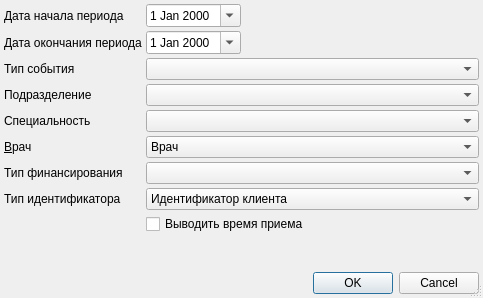
<?xml version="1.0" encoding="UTF-8"?>
<ui version="4.0">
 <class>ReportOnPersonSetupDialog</class>
 <widget class="QDialog" name="ReportOnPersonSetupDialog">
  <property name="windowModality">
   <enum>Qt::ApplicationModal</enum>
  </property>
  <property name="geometry">
   <rect>
    <x>0</x>
    <y>0</y>
    <width>483</width>
    <height>298</height>
   </rect>
  </property>
  <property name="windowTitle">
   <string>параметры отчёта</string>
  </property>
  <property name="sizeGripEnabled">
   <bool>true</bool>
  </property>
  <layout class="QGridLayout" name="gridLayout">
   <property name="margin">
    <number>4</number>
   </property>
   <property name="spacing">
    <number>4</number>
   </property>
   <item row="1" column="0">
    <widget class="QLabel" name="lblEndDate">
     <property name="text">
      <string>Дата окончания периода</string>
     </property>
     <property name="buddy">
      <cstring>edtEndDate</cstring>
     </property>
    </widget>
   </item>
   <item row="1" column="2">
    <spacer>
     <property name="orientation">
      <enum>Qt::Horizontal</enum>
     </property>
     <property name="sizeHint" stdset="0">
      <size>
       <width>91</width>
       <height>20</height>
      </size>
     </property>
    </spacer>
   </item>
   <item row="0" column="2">
    <spacer>
     <property name="orientation">
      <enum>Qt::Horizontal</enum>
     </property>
     <property name="sizeHint" stdset="0">
      <size>
       <width>91</width>
       <height>20</height>
      </size>
     </property>
    </spacer>
   </item>
   <item row="5" column="0">
    <widget class="QLabel" name="lblPerson">
     <property name="text">
      <string>&amp;Врач</string>
     </property>
     <property name="buddy">
      <cstring>cmbPerson</cstring>
     </property>
    </widget>
   </item>
   <item row="4" column="0">
    <widget class="QLabel" name="lblSpec">
     <property name="text">
      <string>Специальность</string>
     </property>
     <property name="buddy">
      <cstring>cmbPerson</cstring>
     </property>
    </widget>
   </item>
   <item row="1" column="1">
    <widget class="CDateEdit" name="edtEndDate">
     <property name="calendarPopup">
      <bool>true</bool>
     </property>
    </widget>
   </item>
   <item row="9" column="0" colspan="3">
    <spacer>
     <property name="orientation">
      <enum>Qt::Vertical</enum>
     </property>
     <property name="sizeHint" stdset="0">
      <size>
       <width>111</width>
       <height>20</height>
      </size>
     </property>
    </spacer>
   </item>
   <item row="0" column="1">
    <widget class="CDateEdit" name="edtBegDate">
     <property name="calendarPopup">
      <bool>true</bool>
     </property>
    </widget>
   </item>
   <item row="3" column="0">
    <widget class="QLabel" name="lblOrgStructure">
     <property name="text">
      <string>Подразделение</string>
     </property>
     <property name="buddy">
      <cstring>cmbPerson</cstring>
     </property>
    </widget>
   </item>
   <item row="4" column="1" colspan="2">
    <widget class="CRBComboBox" name="cmbSpeciality">
     <property name="whatsThis">
      <string>&lt;html&gt;&lt;head&gt;&lt;meta name=&quot;qrichtext&quot; content=&quot;1&quot; /&gt;&lt;style type=&quot;text/css&quot;&gt;
p, li { white-space: pre-wrap; }
&lt;/style&gt;&lt;/head&gt;&lt;body style=&quot; font-family:'MS Shell Dlg 2'; font-size:8.25pt; font-weight:400; font-style:normal;&quot;&gt;
&lt;p style=&quot;-qt-paragraph-type:empty; margin-top:0px; margin-bottom:0px; margin-left:0px; margin-right:0px; -qt-block-indent:0; text-indent:0px;&quot;&gt;&lt;/p&gt;&lt;/body&gt;&lt;/html&gt;</string>
     </property>
    </widget>
   </item>
   <item row="3" column="1" colspan="2">
    <widget class="COrgStructureComboBox" name="cmbOrgStructure"/>
   </item>
   <item row="10" column="0" colspan="3">
    <widget class="QDialogButtonBox" name="buttonBox">
     <property name="orientation">
      <enum>Qt::Horizontal</enum>
     </property>
     <property name="standardButtons">
      <set>QDialogButtonBox::Cancel|QDialogButtonBox::Ok</set>
     </property>
    </widget>
   </item>
   <item row="7" column="1" colspan="2">
    <widget class="QComboBox" name="cmbIdentifierType">
     <item>
      <property name="text">
       <string>Идентификатор клиента</string>
      </property>
     </item>
     <item>
      <property name="text">
       <string>Идентификатор во внешней учётной системе</string>
      </property>
     </item>
    </widget>
   </item>
   <item row="5" column="1" colspan="2">
    <widget class="CPersonComboBoxEx" name="cmbPerson">
     <item>
      <property name="text">
       <string>Врач</string>
      </property>
     </item>
    </widget>
   </item>
   <item row="0" column="0">
    <widget class="QLabel" name="lblBegDate">
     <property name="text">
      <string>Дата начала периода</string>
     </property>
     <property name="buddy">
      <cstring>edtBegDate</cstring>
     </property>
    </widget>
   </item>
   <item row="8" column="1" colspan="2">
    <widget class="QCheckBox" name="chkIncludeTime">
     <property name="text">
      <string>Выводить время приема</string>
     </property>
    </widget>
   </item>
   <item row="7" column="0">
    <widget class="QLabel" name="lblIdentifierType">
     <property name="text">
      <string>Тип идентификатора</string>
     </property>
    </widget>
   </item>
   <item row="2" column="0">
    <widget class="QLabel" name="lblEventType">
     <property name="text">
      <string>Тип события</string>
     </property>
    </widget>
   </item>
   <item row="2" column="1" colspan="2">
    <widget class="CRBComboBox" name="cmbEventType"/>
   </item>
   <item row="6" column="1" colspan="2">
    <widget class="CRBComboBox" name="cmbFinance"/>
   </item>
   <item row="6" column="0">
    <widget class="QLabel" name="lblFinance">
     <property name="text">
      <string>Тип финансирования</string>
     </property>
    </widget>
   </item>
  </layout>
 </widget>
 <customwidgets>
  <customwidget>
   <class>CPersonComboBoxEx</class>
   <extends>QComboBox</extends>
   <header>Orgs/PersonComboBoxEx.h</header>
  </customwidget>
  <customwidget>
   <class>COrgStructureComboBox</class>
   <extends>QComboBox</extends>
   <header>Orgs/OrgStructComboBoxes.h</header>
  </customwidget>
  <customwidget>
   <class>CDateEdit</class>
   <extends>QDateEdit</extends>
   <header>library/DateEdit</header>
  </customwidget>
  <customwidget>
   <class>CRBComboBox</class>
   <extends>QComboBox</extends>
   <header>library/crbcombobox.h</header>
  </customwidget>
 </customwidgets>
 <tabstops>
  <tabstop>edtBegDate</tabstop>
  <tabstop>edtEndDate</tabstop>
  <tabstop>cmbEventType</tabstop>
  <tabstop>cmbOrgStructure</tabstop>
  <tabstop>cmbSpeciality</tabstop>
  <tabstop>cmbPerson</tabstop>
  <tabstop>cmbFinance</tabstop>
  <tabstop>cmbIdentifierType</tabstop>
  <tabstop>chkIncludeTime</tabstop>
  <tabstop>buttonBox</tabstop>
 </tabstops>
 <resources/>
 <connections>
  <connection>
   <sender>buttonBox</sender>
   <signal>accepted()</signal>
   <receiver>ReportOnPersonSetupDialog</receiver>
   <slot>accept()</slot>
   <hints>
    <hint type="sourcelabel">
     <x>116</x>
     <y>268</y>
    </hint>
    <hint type="destinationlabel">
     <x>102</x>
     <y>90</y>
    </hint>
   </hints>
  </connection>
  <connection>
   <sender>buttonBox</sender>
   <signal>rejected()</signal>
   <receiver>ReportOnPersonSetupDialog</receiver>
   <slot>reject()</slot>
   <hints>
    <hint type="sourcelabel">
     <x>229</x>
     <y>268</y>
    </hint>
    <hint type="destinationlabel">
     <x>236</x>
     <y>76</y>
    </hint>
   </hints>
  </connection>
 </connections>
</ui>
